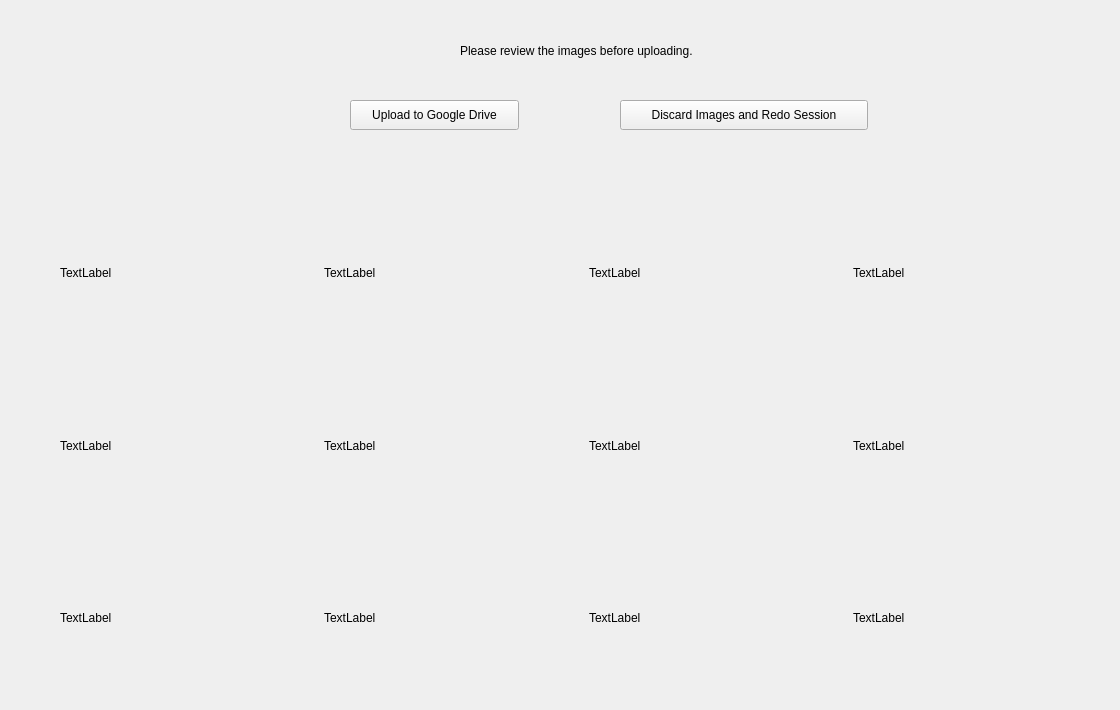
      <widget class="QWidget" name="Results">
       <attribute name="title">
        <string>Results</string>
       </attribute>
       <widget class="QLabel" name="label_2">
        <property name="geometry">
         <rect>
          <x>460</x>
          <y>40</y>
          <width>304</width>
          <height>22</height>
         </rect>
        </property>
        <property name="text">
         <string>Please review the images before uploading.</string>
        </property>
       </widget>
       <widget class="QPushButton" name="pushButton_34">
        <property name="geometry">
         <rect>
          <x>350</x>
          <y>100</y>
          <width>169</width>
          <height>30</height>
         </rect>
        </property>
        <property name="text">
         <string>Upload to Google Drive</string>
        </property>
       </widget>
       <widget class="QPushButton" name="pushButton_35">
        <property name="geometry">
         <rect>
          <x>620</x>
          <y>100</y>
          <width>248</width>
          <height>30</height>
         </rect>
        </property>
        <property name="text">
         <string>Discard Images and Redo Session</string>
        </property>
       </widget>
       <widget class="QWidget" name="">
        <property name="geometry">
         <rect>
          <x>60</x>
          <y>190</y>
          <width>1051</width>
          <height>511</height>
         </rect>
        </property>
        <layout class="QGridLayout" name="gridLayout">
         <item row="2" column="0">
          <widget class="QLabel" name="photo3">
           <property name="text">
            <string>TextLabel</string>
           </property>
          </widget>
         </item>
         <item row="0" column="1">
          <widget class="QLabel" name="photo5">
           <property name="text">
            <string>TextLabel</string>
           </property>
          </widget>
         </item>
         <item row="1" column="2">
          <widget class="QLabel" name="photo11">
           <property name="text">
            <string>TextLabel</string>
           </property>
          </widget>
         </item>
         <item row="0" column="2">
          <widget class="QLabel" name="photo6">
           <property name="text">
            <string>TextLabel</string>
           </property>
          </widget>
         </item>
         <item row="1" column="0">
          <widget class="QLabel" name="photo10">
           <property name="text">
            <string>TextLabel</string>
           </property>
          </widget>
         </item>
         <item row="1" column="3">
          <widget class="QLabel" name="photo8">
           <property name="text">
            <string>TextLabel</string>
           </property>
          </widget>
         </item>
         <item row="2" column="2">
          <widget class="QLabel" name="photo4">
           <property name="text">
            <string>TextLabel</string>
           </property>
          </widget>
         </item>
         <item row="1" column="1">
          <widget class="QLabel" name="photo9">
           <property name="text">
            <string>TextLabel</string>
           </property>
          </widget>
         </item>
         <item row="0" column="0">
          <widget class="QLabel" name="photo1">
           <property name="text">
            <string>TextLabel</string>
           </property>
          </widget>
         </item>
         <item row="0" column="3">
          <widget class="QLabel" name="photo7">
           <property name="text">
            <string>TextLabel</string>
           </property>
          </widget>
         </item>
         <item row="2" column="1">
          <widget class="QLabel" name="photo2">
           <property name="text">
            <string>TextLabel</string>
           </property>
          </widget>
         </item>
         <item row="2" column="3">
          <widget class="QLabel" name="photo12">
           <property name="text">
            <string>TextLabel</string>
           </property>
          </widget>
         </item>
        </layout>
       </widget>
      </widget>
